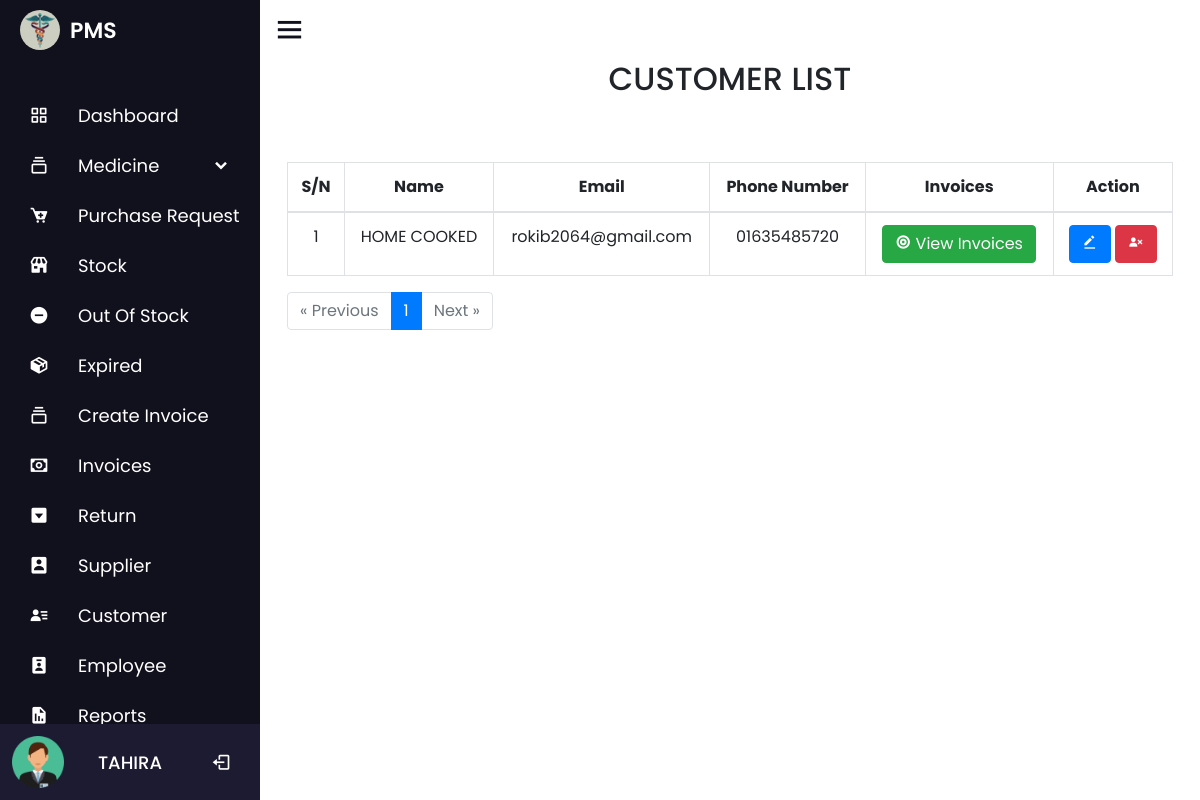
Page /customer.php (signed in) on the committed database.
### tables this page shows
CREATE TABLE `employee` (
  `id` int(100) NOT NULL COMMENT 'ID',
  `name` varchar(100) NOT NULL COMMENT 'Name',
  `number` int(100) NOT NULL COMMENT 'Number',
  `email` varchar(100) NOT NULL COMMENT 'Email',
  `password` varchar(100) NOT NULL,
  `role` int(10) NOT NULL,
  `date` timestamp NOT NULL DEFAULT current_timestamp()
);

CREATE TABLE `customer` (
  `customer_id` int(11) NOT NULL,
  `customer_name` varchar(100) NOT NULL,
  `customer_email` varchar(100) NOT NULL,
  `customer_number` varchar(100) NOT NULL,
  `date` timestamp NOT NULL DEFAULT current_timestamp()
);

### customer.php (the view, shortened to what this page needs)
<?php
include 'nav/nav.php';
$results_per_page = 10;
$offset = 0;
if (isset($_GET['page']) && is_numeric($_GET['page'])) {
    $page = $_GET['page'];
    $offset = ($page - 1) * $results_per_page;
} else {
    $page = 1;
}
$query = "SELECT * FROM customer LIMIT $offset, $results_per_page";
$data = mysqli_query($conn, $query);
$total_results_query = mysqli_query($conn, "SELECT COUNT(*) AS total FROM customer");
$total_results_row = mysqli_fetch_assoc($total_results_query);
$total_results = $total_results_row['total'];
$total_pages = ceil($total_results / $results_per_page);
?>
<div class="container">
    <div class="title">
        <h2 class="text-center text-uppercase p-2">Customer List</h2>
        <a href="add_customer.php"><button class="col-2 btn btn-primary add_button"> Add Customer</button> </a>
    </div>
    <table id="zctb"class="display table table-bordered table-hover text-center" cellspacing="0" width="100%">
        <thead>
            <tr>
                <th>S/N</th>
                <th>Name</th>
                <th>Email</th>
                <th>Phone Number</th>
                <th>Invoices</th>
                <th>Action</th>
            </tr>
        </thead>
        <tbody>
            <?php
            $c = $offset + 1;
            if ($total_results > 0) {
                while ($result = mysqli_fetch_assoc($data)) {
                    echo '
                    <tr>
                        <td>' . $c . '</td>
                        <td>' . $result['customer_name'] . '</td>
                        <td>' . $result['customer_email'] . '</td>
                        <td>' . $result['customer_number'] . '</td>
                        <td><a href="customer_invoices.php?customer_id=' . $result['customer_id'] . '" class="text-light"><button class="btn btn-success"><i class="bx bxs-bullseye" style="color:#fffefe"  ></i> View Invoices</button></a></td>
                        <td>
                            <a href="customer_update.php?updateid=' . $result['customer_id'] . '" class="text-light"><button class="btn btn-primary"><i class="bx bxs-edit-alt"></i></button></a>
                            <a href="customer.php?deleteid=' . $result['customer_id'] . '" class="text-light"><button class="btn btn-danger"><i class="bx bxs-user-x"></i></button></a>
                        </td>
                    </tr>';
                    $c++;
                }
            } else {
                echo "<tr><td colspan='5'>No records Found</td></tr>";
            }
            ?>
        </tbody>
    </table>
    <?php
    echo '<div class="pagination">';
    echo '<ul class="pagination">';
    if ($page > 1) {
        echo '<li class="page-item"><a class="page-link" href="?page=' . ($page - 1) . '">&laquo; Previous</a></li>';
    } else {
        echo '<li class="page-item disabled"><span class="page-link">&laquo; Previous</span></li>';
    }
    for ($i = 1; $i <= $total_pages; $i++) {
        if ($i == $page) {
            echo '<li class="page-item active"><span class="page-link">' . $i . '</span></li>';
        } else {
            echo '<li class="page-item"><a class="page-link" href="?page=' . $i . '">' . $i . '</a></li>';
        }
    }
    if ($page < $total_pages) {
        echo '<li class="page-item"><a class="page-link" href="?page=' . ($page + 1) . '">Next &raquo;</a></li>';
    } else {
        echo '<li class="page-item disabled"><span class="page-link">Next &raquo;</span></li>';
    }
    echo '</ul>';
    echo '</div>';
    include 'nav/footer.php';
    ?>

### nav/nav.php (shortened to what this page needs)
<?php
$db = new dbObj();
$conn =  $db->getConnstring();
?>
<!DOCTYPE html>
<html lang="en" dir="ltr">
<head>
  <link rel="stylesheet" href="nav/style.css">
  <link rel="stylesheet" href="css/bootstrap.min.css">
  <link rel="stylesheet" href="https://unicons.iconscout.com/release/v4.0.0/css/line.css">
  <link href='https://unpkg.com/boxicons@2.0.7/css/boxicons.min.css' rel='stylesheet'>
  <link rel="stylesheet" href="https://unicons.iconscout.com/release/v4.0.8/css/line.css">
  <link rel="stylesheet" href="https://cdnjs.cloudflare.com/ajax/libs/font-awesome/4.7.0/css/font-awesome.min.css">
  <link rel="stylesheet" href="//code.jquery.com/ui/1.13.2/themes/base/jquery-ui.css">
</head>
<body>
  <div class="sidebar">
    <div class="logo-details">
      <img src="image/logo.jpg" alt="profileImg" style="height: 40px; width: 40px;     border-radius: 50px; margin-right: 10px; margin-left: 20px;">
      <span class="logo_name">PMS</span>
    </div>
    <?php
        if (isset($_SESSION['admin'])) {
            echo '
            <ul class="nav-links">
            <li>
                <a href="dashboard.php">
                <i class="bx bx-grid-alt"></i>
                <span class="link_name">Dashboard</span>
                </a>
                <ul class="sub-menu blank">
                <li><a class="link_name" href="dashboard.php">Dashboard</a></li>
                </ul>
            </li>
            <li>
                <div class="iocn-link">
                <a href="medicine_details.php">
                    <i class="bx bx-collection"></i>
                    <span class="link_name">Medicine</span>
                </a>
                <i class="bx bxs-chevron-down arrow"></i>
                </div>
                <ul class="sub-menu">
                <li><a class="link_name" href="medicine_details.php">Medicine</a></li>
                <li><a href="catagory.php">Catagory</a></li>
                <li><a href="brand.php">Brand</a></li>
                <li><a href="generic.php">Generic</a></li>
                </ul>
            </li>
            <li>
            <a href="purchase_request.php">
            <i class="bx bxs-cart-add" ></i>
            <span class="link_name">Purchase Request</span>';
        echo '</a>
            <ul class="sub-menu blank">
            <li><a class="link_name" href="purchase_request.php">Purchase Request</a></li>
            </ul>
        </li>
            <li>
            <a href="stock.php">
            <i class="bx bxs-store" ></i>
              <span class="link_name">Stock</span>
            </a>
            <ul class="sub-menu blank">
              <li><a class="link_name" href="stock.php">Stock</a></li>
            </ul>
          </li>
          <li>
            <a href="outofstock.php">
            <i class="bx bxs-minus-circle" ></i>
              <span class="link_name">Out Of Stock</span>';
           echo' </a>
            <ul class="sub-menu blank">
              <li><a class="link_name" href="outofstock.php">Out Of Stock</a></li>
            </ul>
          </li>
          <li>
            <a href="expired.php">
            <i class="bx bxs-package" ></i>
              <span class="link_name">Expired</span>';
           echo' </a>
            <ul class="sub-menu blank">
              <li><a class="link_name" href="expired.php">Out Of Stock</a></li>
            </ul>
          </li>
          <li>
            <div class="iocn-link">
              <a href="add_order.php">
                <i class="bx bx-collection"></i>
                <span class="link_name">Create Invoice</span>
              </a>
            </div>
          </li>
          <li>
            <div class="iocn-link">
              <a href="invoices.php">
              <i class="bx bx-money" ></i>
                <span class="link_name">Invoices</span>
              </a>
            </div>
          </li>
          <li>
            <a href="return.php">
            <i class="bx bxs-caret-down-square" ></i>
              <span class="link_name">Return</span>
            </a>
            <ul class="sub-menu blank">
              <li><a class="link_name" href="return.php">Return</a></li>
            </ul>
          </li>
          <li>
          <a href="supplier.php">
          <i class="bx bxs-user-rectangle" ></i>
            <span class="link_name">Supplier</span>
          </a>
          <ul class="sub-menu blank">
            <li><a class="link_name" href="supplier.php">Customer</a></li>
          </ul>
        </li>
          <li>
          <a href="customer.php">
          <i class="bx bxs-user-detail" ></i>
            <span class="link_name">Customer</span>
          </a>
          <ul class="sub-menu blank">
            <li><a class="link_name" href="customer.php">Customer</a></li>
          </ul>
        </li>
        <li>
          <a href="employee.php">
          <i class="bx bxs-user-badge"></i>
            <span class="link_name">Employee</span>
          </a>
          <ul class="sub-menu blank">
            <li><a class="link_name" href="employee.php">Employee</a></li>
          </ul>
        </li>
        <li>
          <a href="report.php">
          <i class="bx bxs-report"></i>
            <span class="link_name">Reports</span>
          </a>
          <ul class="sub-menu blank">
            <li><a class="link_name" href="report.php">Reports</a></li>
          </ul>
        </li>
          <li>
            ';
        }
        ?>
        <div class="profile-details">
          <div class="profile-content">
            <img src="image/user.png" alt="profileImg">
          </div>
          <div class="name-job">
            <div class="profile_name"><a class="link_name text-white text-uppercase" href="profile.php"><?php
                                      $query = mysqli_query($conn, "SELECT * FROM `employee` WHERE `id`='$_SESSION[eid]'");
                                      $fetch = mysqli_fetch_array($query);
                                      echo $fetch['name'];
                                      ?></a></div>
          </div>
          <a href="logout.php">
            <i class='bx bx-log-out'></i></a>
        </div>
      </li>
    </ul>
  </div>
  <section class="home-section">
    <div class="home-content">
      <i class='bx bx-menu'></i>
    </div>

### nav/style.css (style rules this page uses)
* { margin: 0; padding: 0; box-sizing: border-box; font-family: "Poppins", sans-serif; }
.sidebar { position: fixed; top: 0; left: 0; height: 100%; width: 260px; background: #11101d; z-index: 100; transition: all 0.5s ease; }
.sidebar .logo-details { height: 60px; width: 100%; display: flex; align-items: center; }
.sidebar .logo-details .logo_name { font-size: 22px; color: #fff; font-weight: 600; transition: 0.3s ease; transition-delay: 0.1s; }
.sidebar .nav-links { height: 100%; padding: 30px 0 150px 0; overflow: auto; }
.sidebar .nav-links li { position: relative; list-style: none; transition: all 0.4s ease; }
.sidebar .nav-links li .iocn-link { display: flex; align-items: center; justify-content: space-between; }
.sidebar .nav-links li i { height: 50px; min-width: 78px; text-align: center; line-height: 50px; color: #fff; font-size: 20px; cursor: pointer; transition: all 0.3s ease; }
.sidebar .nav-links li a { display: flex; align-items: center; text-decoration: none; }
.sidebar .nav-links li a .link_name { font-size: 18px; font-weight: 400; color: #fff !important; transition: all 0.4s ease; }
.sidebar .profile-details { position: fixed; bottom: 0; width: 260px; display: flex; align-items: center; justify-content: space-between; background: #1d1b31; padding: 12px 0; transition: all 0.5s ease; }
.sidebar .profile-details .profile-content { display: flex; align-items: center; }
.sidebar .profile-details img { height: 52px; width: 52px; object-fit: cover; border-radius: 16px; margin: 0 14px 0 12px; background: #1d1b31; transition: all 0.5s ease; }
.sidebar .profile-details .profile_name, .sidebar .profile-details .job { color: #fff; font-size: 18px; font-weight: 500; white-space: nowrap; }
.home-section { position: relative; background: #ffffff; height: 100vh; left: 130px; width: calc(100% - 260px); transition: all 0.5s ease; padding: 12px; overflow: auto; }
.home-content { align-items: center; flex-wrap: wrap; }
.home-section .home-content .bx-menu, .home-section .home-content .text { color: #11101d; font-size: 35px; }
.home-section .home-content .bx-menu { cursor: pointer; margin-right: 10px; }
* { margin: 0; padding: 0; box-sizing: border-box; }
body { display: flex; justify-content: center; align-items: center; min-height: 100vh; }

### rows in the picture
employee: name "TAHIRA"
customer: customer_name "HOME COOKED", customer_email "rokib2064@gmail.com", customer_number "01635485720"
